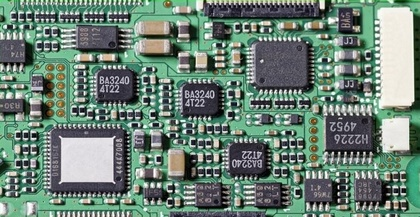
%> input picture ca3/PCB.jpg, 420 x 217 px, shrunk from 673 x 348 before the run
$ octave p3.m   (GNU Octave 9; MATLAB toolbox functions it lacks are replaced by stand-ins)
%> lines starting %> are read from the running program, lines starting %| are printed output that depends on the picture
### ca3/findRects.m
function findRects(PCBImage, ICImage)
    rotatedIC = imrotate(ICImage, 180);
    corrThr = 0.93;
    foundIdx = [];
    for i=1:size(PCBImage,1)-size(ICImage,1)
        for j=1:size(PCBImage,2)-size(ICImage,2)
            takeICSizeOut=PCBImage(i:i+size(ICImage,1)-1,j:j+size(ICImage,2)-1, :);
            corrValueR = normCorr2D(ICImage(:,:,1), takeICSizeOut(:,:,1));
            corrValueG = normCorr2D(ICImage(:,:,2), takeICSizeOut(:,:,2));
            corrValueB = normCorr2D(ICImage(:,:,3), takeICSizeOut(:,:,3));
            corrValue = (corrValueR+corrValueG+corrValueB)/3;
            rotatedCorrValueR = normCorr2D(rotatedIC(:,:,1), takeICSizeOut(:,:,1));
            rotatedCorrValueG = normCorr2D(rotatedIC(:,:,2), takeICSizeOut(:,:,2));
            rotatedCorrValueB = normCorr2D(rotatedIC(:,:,3), takeICSizeOut(:,:,3));
            rotatedCorrValue=(rotatedCorrValueR+rotatedCorrValueG+rotatedCorrValueB)/3;
            if((corrValue > corrThr) || (rotatedCorrValue > corrThr))
                foundIdx = [foundIdx [i; j]];
            end
        end
    end
    subplot(1,2,1);
    imshow(PCBImage);
    subplot(1,2,2);
    imshow(ICImage);
    figure;
    imshow(PCBImage);
    for i=1:size(foundIdx, 2)
        rect = [foundIdx(2,i)
                foundIdx(1,i)
                size(ICImage, 2)
                size(ICImage, 1)];
        rectangle('Position', rect, 'EdgeColor','g','LineWidth',2);
    end
end

### ca3/p3.m
[PCBfile, PCBpath] = uigetfile({'*.jpeg;*.jpg;*.bmp;*.png;*.tif'}, 'Choose PCB Image');
%> the answer given: PCB.jpg
PCBImage = imread([PCBpath, PCBfile]);
%> PCBImage is the input picture: size 217x420x3 uint8; mean R, G, B 106.9, 128.7, 116.9
[ICfile, ICpath] = uigetfile({'*.jpeg;*.jpg;*.bmp;*.png;*.tif'}, 'Choose IC Image');
%> the answer given: coding.jpg
ICImage = imread([ICpath, ICfile]);
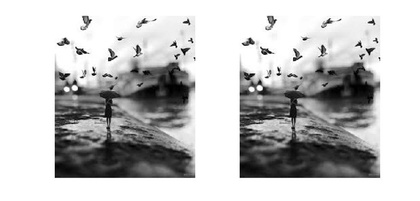
%> input picture ca3/coding.jpg, 420 x 201 px, shrunk from 1097 x 525 before the run
%> ICImage is the input picture: size 201x420x3 uint8; min 0, max 255, mean 193.4

findRects(PCBImage, ICImage)
%> in findRects, `rotatedIC = imrotate(ICImage, 180);`:
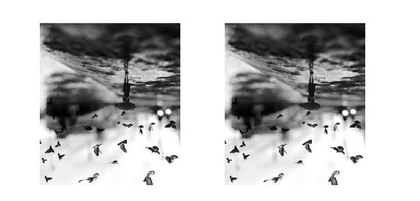
%> rotatedIC: size 201x420x3 uint8; min 0, max 255, mean 193.4; mean of the top-left, top-right, bottom-left and bottom-right quarters 172.4, 172.4, 214.3, 214.3
